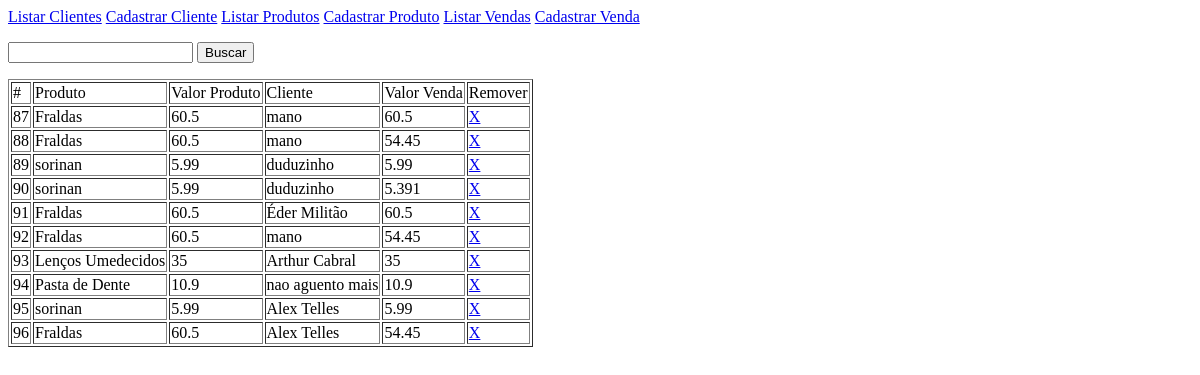
Before: /venda_listar.php with the older database file.
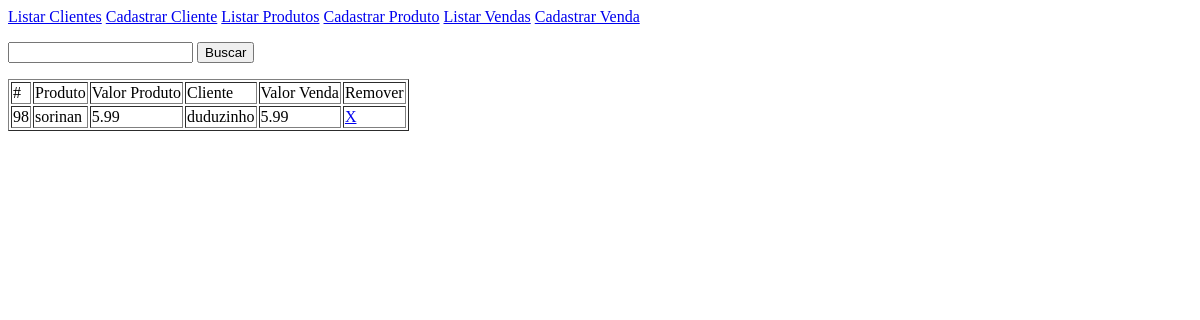
After: the same page with the newer database file.
### tables this page shows
CREATE TABLE venda ( id integer primary key autoincrement, produto integer references produto (id), cliente integer references cliente (id), datahora datetime, valor float );

### venda_listar.php (the view, shortened to what this page needs)
<?php
	$busca = '';
	$sql = " select v.id, p.anvisa, p.nome pnome, p.valor pvalor, c.cpf, c.nome cnome, v.valor vvalor from venda v join cliente c on c.id = v.cliente join produto p on p.id = v.produto where p.nome || c.nome like '%" . $busca . "%' ";
	$conexao = new pdo ('sqlite:banco.sqlite');
	$resultado = $conexao->query($sql)->fetchAll();
?>
<html>
	<head>
	</head>
	<body>
<?php
		require 'menu.php';
?>
		<form id="busca">
			<p>
				<input type="text" name="busca" autocomplete="off" />
				<button type="submit" formmethod="post" formaction="venda_listar.php">Buscar</button>
			</p>
		</form>
		<table border="1">
			<tr>
				<td>#</td>
				<td>Produto</td>
				<td>Valor Produto</td>
				<td>Cliente</td>
				<td>Valor Venda</td>
				<td>Remover</td>
			</tr>
<?php
	foreach ( $resultado as $tupla ) {
?>
			<tr>
				<td><?php print $tupla['id']; ?></td>
				<td><?php print $tupla['pnome']; ?></td>
				<td><?php print $tupla['pvalor']; ?></td>
				<td><?php print $tupla['cnome']; ?></td>
				<td><?php print $tupla['vvalor']; ?></td>
				<td><a href="venda_delete.php?id=<?php print $tupla['id']; ?>"> X </a></td>
			</tr>
<?php
	}
?>
		</table>
	</body>
</html>

Changed rows visible on the page:
removed venda: id "87", pnome "Fraldas", pvalor "60.5", cnome "mano", vvalor "60.5"
removed venda: id "88", pnome "Fraldas", pvalor "60.5", cnome "mano", vvalor "54.45"
removed venda: id "89", pnome "sorinan", pvalor "5.99", cnome "duduzinho", vvalor "5.99"
removed venda: id "90", pnome "sorinan", pvalor "5.99", cnome "duduzinho", vvalor "5.391"
removed venda: id "91", pnome "Fraldas", pvalor "60.5", cnome "Éder Militão", vvalor "60.5"
removed venda: id "92", pnome "Fraldas", pvalor "60.5", cnome "mano", vvalor "54.45"
removed venda: id "93", pnome "Lenços Umedecidos", pvalor "35", cnome "Arthur Cabral", vvalor "35"
removed venda: id "94", pnome "Pasta de Dente", pvalor "10.9", cnome "nao aguento mais", vvalor "10.9"
removed venda: id "95", pnome "sorinan", pvalor "5.99", cnome "Alex Telles", vvalor "5.99"
removed venda: id "96", pnome "Fraldas", pvalor "60.5", cnome "Alex Telles", vvalor "54.45"
added venda: id "98", pnome "sorinan", pvalor "5.99", cnome "duduzinho", vvalor "5.99"
